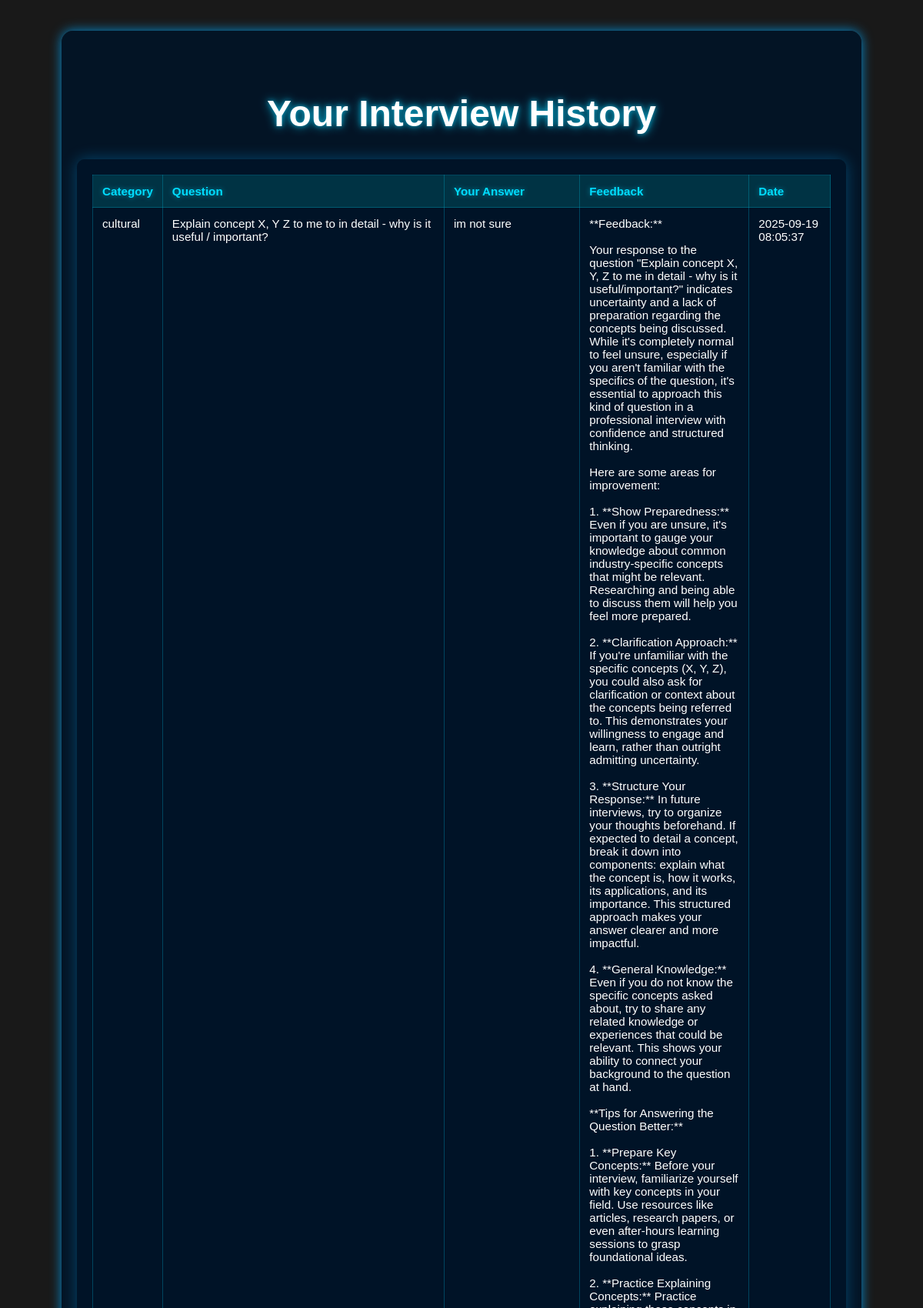
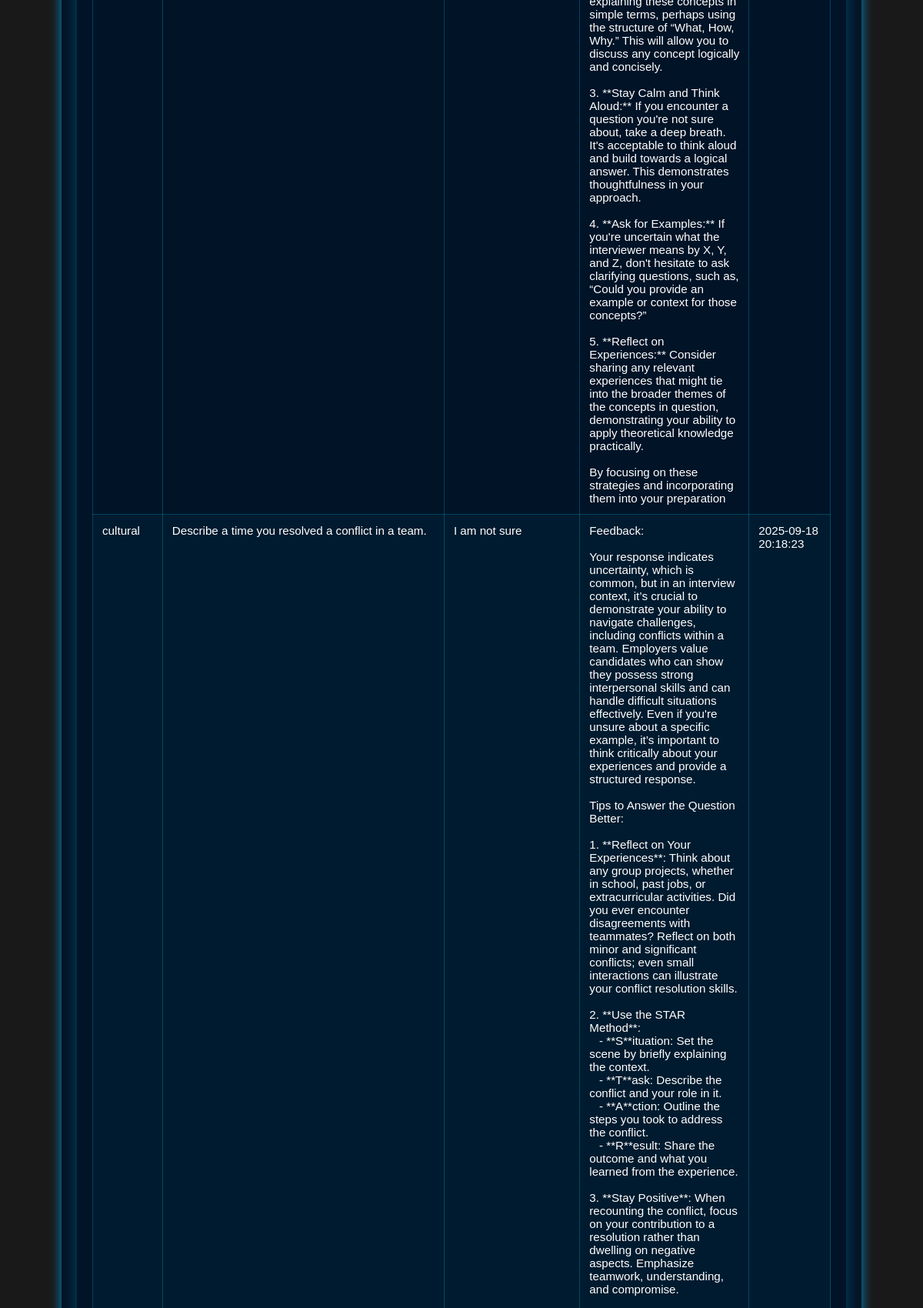
The app's page /show_history (signed in, upper part) with its own data (2 pictures, top to bottom).
### tables this page shows
CREATE TABLE interviews (
                id INTEGER PRIMARY KEY AUTOINCREMENT,
                username TEXT NOT NULL,
                category TEXT NOT NULL,
                question TEXT NOT NULL,
                answer TEXT NOT NULL,
                feedback TEXT NOT NULL,
                timestamp DATETIME DEFAULT CURRENT_TIMESTAMP
            );

### app.py (the view)
@app.route('/show_history')
def show_history():
    username = session.get('username')
    if not username:
        flash("You must be logged in to view your interview history.", "error")
        return redirect(url_for('login'))
    db = get_db()
    cursor = db.execute('''
        SELECT category, question, answer, feedback, timestamp
        FROM interviews
        WHERE username = ?
        ORDER BY timestamp DESC
    ''', (username,))
    interviews = cursor.fetchall()
    return render_template("show_history.html", interviews=interviews)

### app.py (called while the page is built)
def get_db():
    db = getattr(g, '_database', None)
    if db is None:
        db = g._database = sqlite3.connect(DATABASE)
        db.row_factory = sqlite3.Row
    return db

@app.teardown_appcontext
def close_connection(exception):
    db = getattr(g, '_database', None)
    if db is not None:
        db.close()

### templates/show_history.html (shortened to what this page needs)
<!DOCTYPE html>
<html>
<head>
    <link rel="stylesheet" href="{{ url_for('static', filename='css/styles-1.css') }}" />
</head>
<body>
   <!DOCTYPE html>
<html>
<head>
    <link rel="stylesheet" href="{{ url_for('static', filename='css/styles-1.css') }}" />
</head>
<body>
    <div class="container">
        <h1>Your Interview History</h1>
        {% if interviews %}
            <div class="history-table-container">
                <table class="history-table">
                    <thead>
                        <tr>
                            <th>Category</th>
                            <th>Question</th>
                            <th>Your Answer</th>
                            <th>Feedback</th>
                            <th>Date</th>
                        </tr>
                    </thead>
                    <tbody>
                        {% for i in interviews %}
                            <tr>
                                <td>{{ i.category }}</td>
                                <td>{{ i.question }}</td>
                                <td>{{ i.answer }}</td>
                                <td class="feedback-cell">{{ i.feedback }}</td>
                                <td>{{ i.timestamp }}</td>
                            </tr>
                        {% endfor %}
                    </tbody>
                </table>
            </div>
        {% else %}
            <p>No interview history available yet.</p>
        {% endif %}
    </div>
</body>
</html>

### static/css/styles-1.css (style rules this page uses)
body, html { margin: 0; padding: 0; width: 100%; height: 100%; font-family: Arial, sans-serif; overflow-x: hidden; color: white; position: relative; }
body::before { content: ''; position: fixed; top: 0; left: 0; width: 100%; height: 100%; background: rgba(0, 0, 0, 0.9); backdrop-filter: blur(30px); -webkit-backdrop-filter: blur(30px); z-index: -1; }
.container { text-align: center; padding: 60px 20px; max-width: 600px; background: rgba(0, 20, 40, 0.85); border-radius: 15px; box-shadow: 0 0 15px #00aaffcc; color: white; margin: 40px auto; }
h1 { margin-top: 20px; font-size: 3rem; color: white; text-shadow: 0 0 6px #0099bb, 0 0 14px #0099bb; }
.history-table-container { overflow-x: auto; margin-top: 30px; background: rgba(0, 20, 40, 0.8); padding: 20px; border-radius: 10px; box-shadow: 0 0 20px #00aaff55; }
.history-table { width: 100%; border-collapse: collapse; color: white; font-size: 0.95em; table-layout: auto; }
.history-table th, .history-table td { border: 1px solid #00aacc55; padding: 12px; vertical-align: top; text-align: left; }
.history-table th { background-color: #003344; color: #00ddff; font-weight: bold; text-shadow: 0 0 6px #00aaccaa; }
.history-table tr:nth-child(even) { background-color: rgba(0, 40, 60, 0.4); }
.feedback-cell { max-width: 400px; white-space: pre-wrap; word-wrap: break-word; }
.container { max-width: 1000px; }

### records on screen
interviews: category "cultural", question "Explain concept X, Y Z to me to in detail - why is it useful / important?", answer "im not sure", feedback "**Feedback:** Your response to the question \"Explain concept X, Y, Z to me in detail - why is it useful/important?\" indicates uncertainty and a lack of preparation regarding the concepts being discussed. While it's completely normal to feel unsure, especially if you aren't familiar with the specifics of the question, it's essential to approach this kind of question in a professional interview with confidence and structured thinking. Here are some areas for improvement: 1. **Show Preparedness:** Even if you are unsure, it's important to gauge your knowledge about common industry-specific concepts that might be relevant. Researching and being able to discuss them will help you feel more…", timestamp "2025-09-19 08:05:37"
interviews: category "cultural", question "Describe a time you resolved a conflict in a team.", answer "I am not sure", timestamp "2025-09-18 20:18:23"
